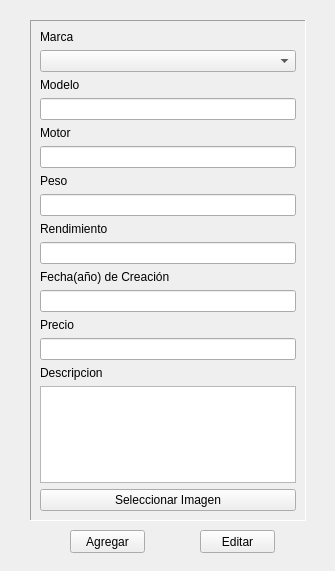
<?xml version="1.0" encoding="UTF-8"?>
<ui version="4.0">
 <class>Form</class>
 <widget class="QWidget" name="Form">
  <property name="geometry">
   <rect>
    <x>0</x>
    <y>0</y>
    <width>335</width>
    <height>571</height>
   </rect>
  </property>
  <property name="windowTitle">
   <string>Form</string>
  </property>
  <widget class="QPushButton" name="btn_agregar">
   <property name="geometry">
    <rect>
     <x>70</x>
     <y>530</y>
     <width>75</width>
     <height>23</height>
    </rect>
   </property>
   <property name="text">
    <string>Agregar</string>
   </property>
  </widget>
  <widget class="QPushButton" name="btn_editar">
   <property name="geometry">
    <rect>
     <x>200</x>
     <y>530</y>
     <width>75</width>
     <height>23</height>
    </rect>
   </property>
   <property name="text">
    <string>Editar</string>
   </property>
  </widget>
  <widget class="QFrame" name="frame">
   <property name="geometry">
    <rect>
     <x>30</x>
     <y>20</y>
     <width>276</width>
     <height>501</height>
    </rect>
   </property>
   <property name="frameShape">
    <enum>QFrame::Panel</enum>
   </property>
   <property name="frameShadow">
    <enum>QFrame::Sunken</enum>
   </property>
   <layout class="QVBoxLayout" name="verticalLayout">
    <item>
     <widget class="QLabel" name="label">
      <property name="text">
       <string>Marca</string>
      </property>
     </widget>
    </item>
    <item>
     <widget class="QComboBox" name="comboBox"/>
    </item>
    <item>
     <widget class="QLabel" name="label_2">
      <property name="text">
       <string>Modelo</string>
      </property>
     </widget>
    </item>
    <item>
     <widget class="QLineEdit" name="mod"/>
    </item>
    <item>
     <widget class="QLabel" name="label_3">
      <property name="text">
       <string>Motor</string>
      </property>
     </widget>
    </item>
    <item>
     <widget class="QLineEdit" name="motor"/>
    </item>
    <item>
     <widget class="QLabel" name="label_4">
      <property name="text">
       <string>Peso</string>
      </property>
     </widget>
    </item>
    <item>
     <widget class="QLineEdit" name="peso"/>
    </item>
    <item>
     <widget class="QLabel" name="label_6">
      <property name="text">
       <string>Rendimiento</string>
      </property>
     </widget>
    </item>
    <item>
     <widget class="QLineEdit" name="rendim"/>
    </item>
    <item>
     <widget class="QLabel" name="label_7">
      <property name="text">
       <string>Fecha(año) de Creación</string>
      </property>
     </widget>
    </item>
    <item>
     <widget class="QLineEdit" name="fecha"/>
    </item>
    <item>
     <widget class="QLabel" name="label_8">
      <property name="text">
       <string>Precio</string>
      </property>
     </widget>
    </item>
    <item>
     <widget class="QLineEdit" name="precio"/>
    </item>
    <item>
     <widget class="QLabel" name="label_5">
      <property name="text">
       <string>Descripcion</string>
      </property>
     </widget>
    </item>
    <item>
     <widget class="QTextEdit" name="descripcion"/>
    </item>
    <item>
     <spacer name="verticalSpacer_2">
      <property name="orientation">
       <enum>Qt::Vertical</enum>
      </property>
      <property name="sizeHint" stdset="0">
       <size>
        <width>20</width>
        <height>40</height>
       </size>
      </property>
     </spacer>
    </item>
    <item>
     <spacer name="verticalSpacer">
      <property name="orientation">
       <enum>Qt::Vertical</enum>
      </property>
      <property name="sizeHint" stdset="0">
       <size>
        <width>20</width>
        <height>40</height>
       </size>
      </property>
     </spacer>
    </item>
    <item>
     <widget class="QPushButton" name="btn_selec_img">
      <property name="text">
       <string>Seleccionar Imagen</string>
      </property>
     </widget>
    </item>
    <item>
     <spacer name="verticalSpacer_3">
      <property name="orientation">
       <enum>Qt::Vertical</enum>
      </property>
      <property name="sizeHint" stdset="0">
       <size>
        <width>20</width>
        <height>40</height>
       </size>
      </property>
     </spacer>
    </item>
   </layout>
  </widget>
 </widget>
 <resources/>
 <connections/>
</ui>
